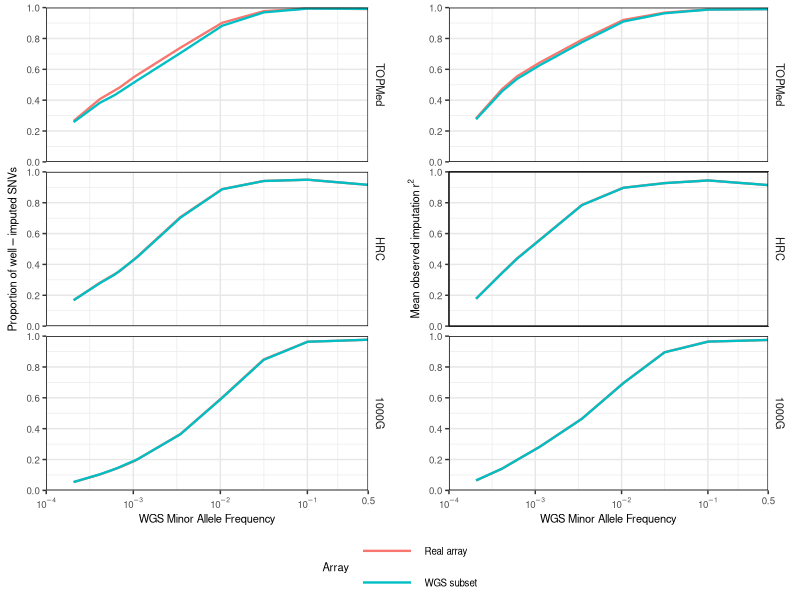

Reproduce this figure in R.
library(data.table)
library(ggplot2)
library(gridExtra)

ho=fread("../analyses/omniexp/metsim.humanomni.bi.snv.perc8.tab")
ho=ho[c(which(abs(ho$MAF-0.0002)==min(abs(ho$MAF-0.0002))),which(abs(ho$MAF-0.0004)==min(abs(ho$MAF-0.0004))),which(abs(ho$MAF-0.0006)==min(abs(ho$MAF-0.0006))),which(abs(ho$MAF-0.001)==min(abs(ho$MAF-0.001))),which(abs(ho$MAF-0.0032)==min(abs(ho$MAF-0.0032))),which(abs(ho$MAF-0.01)==min(abs(ho$MAF-0.01))),which(abs(ho$MAF-0.0316)==min(abs(ho$MAF-0.0316))),which(abs(ho$MAF-0.1)==min(abs(ho$MAF-0.1))),which(abs(ho$MAF-0.5)==min(abs(ho$MAF-0.5)))),]
ho=melt(ho, id="MAF")
ho$`Reference Panel`=rep(0, nrow(ho))
ho$`Reference Panel`[which(ho$variable=="HO_1000G")]="1000G"
ho$`Reference Panel`[which(ho$variable=="HO_HRC")]="HRC"
ho$`Reference Panel`[which(ho$variable=="HO_TOPMed")]="TOPMed"
ho$`Reference Panel`=as.factor(ho$`Reference Panel`)
ho$Array=rep("Real array", nrow(ho))

metsim=fread("../analyses/percentileaggr2/metsim.bi.snv.perc8.tab")
metsim=metsim[,c("MAF","OmniExp_1000G","OmniExp_HRC","OmniExp_TOPMed")]
metsim=metsim[c(which(abs(metsim$MAF-0.0002)==min(abs(metsim$MAF-0.0002))),which(abs(metsim$MAF-0.0004)==min(abs(metsim$MAF-0.0004))),which(abs(metsim$MAF-0.0006)==min(abs(metsim$MAF-0.0006))),which(abs(metsim$MAF-0.001)==min(abs(metsim$MAF-0.001))),which(abs(metsim$MAF-0.0032)==min(abs(metsim$MAF-0.0032))),which(abs(metsim$MAF-0.01)==min(abs(metsim$MAF-0.01))),which(abs(metsim$MAF-0.0316)==min(abs(metsim$MAF-0.0316))),which(abs(metsim$MAF-0.1)==min(abs(metsim$MAF-0.1))),which(abs(metsim$MAF-0.5)==min(abs(metsim$MAF-0.5)))),]
metsim=melt(metsim, id="MAF")
metsim$`Reference Panel`=rep(0, nrow(metsim))
metsim$`Reference Panel`[which(metsim$variable=="Core_1000G" | metsim$variable=="OmniExp_1000G" | metsim$variable=="Omni25_1000G" | metsim$variable=="MEGA_1000G")]="1000G"
metsim$`Reference Panel`[which(metsim$variable=="Core_HRC" | metsim$variable=="OmniExp_HRC" | metsim$variable=="Omni25_HRC"| metsim$variable=="MEGA_HRC")]="HRC"
metsim$`Reference Panel`[which(metsim$variable=="Core_TOPMed" | metsim$variable=="OmniExp_TOPMed" | metsim$variable=="Omni25_TOPMed" | metsim$variable=="MEGA_TOPMed")]="TOPMed"
metsim$`Reference Panel`=as.factor(metsim$`Reference Panel`)
metsim$Array=rep("WGS subset", nrow(metsim))

prop=rbind(ho,metsim)
prop$Measure=rep("proportion", nrow(prop))

ho=fread("../analyses/omniexp/metsim.humanomni.bi.snv.mean.tab")
ho=ho[c(which(abs(ho$MAF-0.0002)==min(abs(ho$MAF-0.0002))),which(abs(ho$MAF-0.0004)==min(abs(ho$MAF-0.0004))),which(abs(ho$MAF-0.0006)==min(abs(ho$MAF-0.0006))),which(abs(ho$MAF-0.001)==min(abs(ho$MAF-0.001))),which(abs(ho$MAF-0.0032)==min(abs(ho$MAF-0.0032))),which(abs(ho$MAF-0.01)==min(abs(ho$MAF-0.01))),which(abs(ho$MAF-0.0316)==min(abs(ho$MAF-0.0316))),which(abs(ho$MAF-0.1)==min(abs(ho$MAF-0.1))),which(abs(ho$MAF-0.5)==min(abs(ho$MAF-0.5)))),]
ho=melt(ho, id="MAF")
ho$`Reference Panel`=rep(0, nrow(ho))
ho$`Reference Panel`[which(ho$variable=="HO_1000G")]="1000G"
ho$`Reference Panel`[which(ho$variable=="HO_HRC")]="HRC"
ho$`Reference Panel`[which(ho$variable=="HO_TOPMed")]="TOPMed"
ho$`Reference Panel`=as.factor(ho$`Reference Panel`)
ho$Array=rep("Real array", nrow(ho))

metsim=fread("../analyses/percentileaggr2/metsim.bi.snv.mean.tab")
metsim=metsim[,c("MAF","OmniExp_1000G","OmniExp_HRC","OmniExp_TOPMed")]
metsim=metsim[c(which(abs(metsim$MAF-0.0002)==min(abs(metsim$MAF-0.0002))),which(abs(metsim$MAF-0.0004)==min(abs(metsim$MAF-0.0004))),which(abs(metsim$MAF-0.0006)==min(abs(metsim$MAF-0.0006))),which(abs(metsim$MAF-0.001)==min(abs(metsim$MAF-0.001))),which(abs(metsim$MAF-0.0032)==min(abs(metsim$MAF-0.0032))),which(abs(metsim$MAF-0.01)==min(abs(metsim$MAF-0.01))),which(abs(metsim$MAF-0.0316)==min(abs(metsim$MAF-0.0316))),which(abs(metsim$MAF-0.1)==min(abs(metsim$MAF-0.1))),which(abs(metsim$MAF-0.5)==min(abs(metsim$MAF-0.5)))),]
metsim=melt(metsim, id="MAF")
metsim$`Reference Panel`=rep(0, nrow(metsim))
metsim$`Reference Panel`[which(metsim$variable=="Core_1000G" | metsim$variable=="OmniExp_1000G" | metsim$variable=="Omni25_1000G" | metsim$variable=="MEGA_1000G")]="1000G"
metsim$`Reference Panel`[which(metsim$variable=="Core_HRC" | metsim$variable=="OmniExp_HRC" | metsim$variable=="Omni25_HRC"| metsim$variable=="MEGA_HRC")]="HRC"
metsim$`Reference Panel`[which(metsim$variable=="Core_TOPMed" | metsim$variable=="OmniExp_TOPMed" | metsim$variable=="Omni25_TOPMed" | metsim$variable=="MEGA_TOPMed")]="TOPMed"
metsim$`Reference Panel`=as.factor(metsim$`Reference Panel`)
metsim$Array=rep("WGS subset", nrow(metsim))

mean=rbind(ho, metsim)
mean$Measure=rep("mean", nrow(mean))

##Plotting
all=rbind(prop, mean)
all$`Reference Panel`=factor(all$`Reference Panel`, levels=c("TOPMed","HRC","1000G"))
all$Array=factor(all$Array, levels=c("Real array","WGS subset"))
ybrks<-c(0,0.2,0.4,0.6,0.8,1)
brks<-c(0.5, 0.1, 0.01,0.001,0.0001)
labs=c(expression(0.5),expression(10^-1), expression(10^-2), expression(10^-3),expression(10^-4))

a=ggplot(all[which(all$Measure=="proportion"),], aes(x=MAF,y=value, color=Array))+scale_x_log10(breaks=brks, labels=labs, limits=c(1e-4,0.5),expand=c(0,0))+scale_y_continuous(breaks=ybrks,limits=c(0,1), expand=c(0,0))+theme_bw()+facet_grid(`Reference Panel`~.)+theme(legend.position="bottom",legend.text=element_text(size=7),panel.grid.major=element_line(colour="#e7e7e7"),panel.spacing.y=unit(0.5, "lines"), strip.text=element_text(size=8),axis.title=element_text(size=8),axis.text=element_text(size=7),panel.border=element_rect(color="black"),strip.background=element_rect(fill="white",color=NA), legend.title=element_text(size=8), legend.key.width=unit(3,"lines"))+geom_line(aes(group=Array), size=0.8)+xlab("WGS Minor Allele Frequency")+ylab(expression(Proportion~of~well-imputed~SNVs))+guides(color=guide_legend(nrow=2))

b=ggplot(all[which(all$Measure=="mean"),],aes(x=MAF,y=value, color=Array))+scale_x_log10(breaks=brks, labels=labs, limits=c(1e-4,0.5),expand=c(0,0))+scale_y_continuous(breaks=ybrks,limits=c(0,1), expand=c(0,0))+theme_bw()+facet_grid(`Reference Panel`~.)+theme(legend.position="bottom",legend.text=element_text(size=7),panel.grid.major=element_line(colour="#e7e7e7"),panel.spacing.y=unit(0.5, "lines"), strip.text=element_text(size=8),axis.title=element_text(size=8),axis.text=element_text(size=7),panel.border=element_rect(color="black"),strip.background=element_rect(fill="white",color=NA), legend.title=element_text(size=8), legend.key.width=unit(3,"lines"))+geom_line(aes(group=Array), size=0.8)+xlab("WGS Minor Allele Frequency")+ylab(expression(Mean~observed~imputation~r^2))+guides(color=guide_legend(nrow=2))

get_legend<-function(myggplot){
  tmp <- ggplot_gtable(ggplot_build(myggplot))
  leg <- which(sapply(tmp$grobs, function(x) x$name) == "guide-box")
  legend <- tmp$grobs[[leg]]
  return(legend)
}
legend=get_legend(a)
a=a+theme(legend.position="none")
b=b+theme(legend.position="none")

tiff(file="~/FigS3.tiff", height=174, width=174, units="mm", res=300)
grid.arrange(ggplotGrob(a),ggplotGrob(b), legend, nrow=2, widths=c(1,1), heights=c(8,1), layout_matrix=rbind(c(1,2),c(3)))
dev.off()



